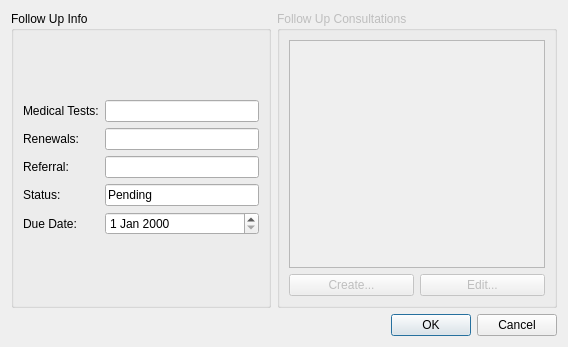
<?xml version="1.0" encoding="UTF-8"?>
<ui version="4.0">
 <class>AddEditFollowUps</class>
 <widget class="QDialog" name="AddEditFollowUps">
  <property name="geometry">
   <rect>
    <x>0</x>
    <y>0</y>
    <width>568</width>
    <height>347</height>
   </rect>
  </property>
  <property name="windowTitle">
   <string>Dialog</string>
  </property>
  <layout class="QGridLayout" name="gridLayout">
   <item row="0" column="0">
    <widget class="QGroupBox" name="groupBox">
     <property name="title">
      <string>Follow Up Info</string>
     </property>
     <layout class="QGridLayout" name="gridLayout_3">
      <item row="0" column="0">
       <layout class="QGridLayout" name="gridLayout_2">
        <item row="3" column="1">
         <widget class="QLineEdit" name="lineEdit_4">
          <property name="text">
           <string>Pending</string>
          </property>
          <property name="readOnly">
           <bool>true</bool>
          </property>
         </widget>
        </item>
        <item row="1" column="0">
         <widget class="QLabel" name="label_2">
          <property name="text">
           <string>Renewals:</string>
          </property>
         </widget>
        </item>
        <item row="0" column="1">
         <widget class="QLineEdit" name="lineEdit"/>
        </item>
        <item row="2" column="0">
         <widget class="QLabel" name="label_3">
          <property name="text">
           <string>Referral:</string>
          </property>
         </widget>
        </item>
        <item row="1" column="1">
         <widget class="QLineEdit" name="lineEdit_2"/>
        </item>
        <item row="3" column="0">
         <widget class="QLabel" name="label_4">
          <property name="text">
           <string>Status:</string>
          </property>
         </widget>
        </item>
        <item row="0" column="0">
         <widget class="QLabel" name="label">
          <property name="text">
           <string>Medical Tests:</string>
          </property>
         </widget>
        </item>
        <item row="2" column="1">
         <widget class="QLineEdit" name="lineEdit_3"/>
        </item>
        <item row="4" column="1">
         <widget class="QDateEdit" name="dateEdit"/>
        </item>
        <item row="4" column="0">
         <widget class="QLabel" name="label_5">
          <property name="text">
           <string>Due Date:</string>
          </property>
         </widget>
        </item>
       </layout>
      </item>
     </layout>
    </widget>
   </item>
   <item row="0" column="1">
    <widget class="QGroupBox" name="groupBox_2">
     <property name="enabled">
      <bool>false</bool>
     </property>
     <property name="title">
      <string>Follow Up Consultations</string>
     </property>
     <layout class="QGridLayout" name="gridLayout_4">
      <item row="1" column="0">
       <widget class="QPushButton" name="pushButton">
        <property name="text">
         <string>Create...</string>
        </property>
       </widget>
      </item>
      <item row="1" column="1">
       <widget class="QPushButton" name="pushButton_2">
        <property name="text">
         <string>Edit...</string>
        </property>
       </widget>
      </item>
      <item row="0" column="0" colspan="2">
       <widget class="QListWidget" name="listWidget"/>
      </item>
     </layout>
    </widget>
   </item>
   <item row="1" column="0" colspan="2">
    <widget class="QDialogButtonBox" name="buttonBox">
     <property name="orientation">
      <enum>Qt::Horizontal</enum>
     </property>
     <property name="standardButtons">
      <set>QDialogButtonBox::Cancel|QDialogButtonBox::Ok</set>
     </property>
    </widget>
   </item>
  </layout>
 </widget>
 <resources/>
 <connections>
  <connection>
   <sender>buttonBox</sender>
   <signal>accepted()</signal>
   <receiver>AddEditFollowUps</receiver>
   <slot>accept()</slot>
   <hints>
    <hint type="sourcelabel">
     <x>248</x>
     <y>254</y>
    </hint>
    <hint type="destinationlabel">
     <x>157</x>
     <y>274</y>
    </hint>
   </hints>
  </connection>
  <connection>
   <sender>buttonBox</sender>
   <signal>rejected()</signal>
   <receiver>AddEditFollowUps</receiver>
   <slot>reject()</slot>
   <hints>
    <hint type="sourcelabel">
     <x>316</x>
     <y>260</y>
    </hint>
    <hint type="destinationlabel">
     <x>286</x>
     <y>274</y>
    </hint>
   </hints>
  </connection>
 </connections>
</ui>
